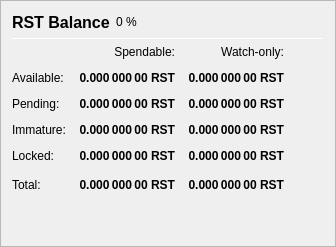
                   <widget class="QFrame" name="frame_Balances">
                    <property name="frameShape">
                     <enum>QFrame::StyledPanel</enum>
                    </property>
                    <property name="frameShadow">
                     <enum>QFrame::Raised</enum>
                    </property>
                    <layout class="QVBoxLayout" name="verticalLayout_4">
                     <item>
                      <layout class="QHBoxLayout" name="horizontalLayout_4">
                       <item>
                        <widget class="QLabel" name="label_5">
                         <property name="minimumSize">
                          <size>
                           <width>0</width>
                           <height>20</height>
                          </size>
                         </property>
                         <property name="font">
                          <font>
                           <pointsize>12</pointsize>
                           <weight>75</weight>
                           <bold>true</bold>
                          </font>
                         </property>
                         <property name="text">
                          <string>RST Balance</string>
                         </property>
                        </widget>
                       </item>
                       <item>
                        <widget class="QLabel" name="labelRSTPercent">
                         <property name="text">
                          <string notr="true">0 %</string>
                         </property>
                        </widget>
                       </item>
                       <item>
                        <spacer name="horizontalSpacer_3">
                         <property name="orientation">
                          <enum>Qt::Horizontal</enum>
                         </property>
                         <property name="sizeHint" stdset="0">
                          <size>
                           <width>40</width>
                           <height>20</height>
                          </size>
                         </property>
                        </spacer>
                       </item>
                      </layout>
                     </item>
                     <item>
                      <widget class="Line" name="line_Balance">
                       <property name="minimumSize">
                        <size>
                         <width>0</width>
                         <height>1</height>
                        </size>
                       </property>
                       <property name="maximumSize">
                        <size>
                         <width>16777215</width>
                         <height>1</height>
                        </size>
                       </property>
                       <property name="orientation">
                        <enum>Qt::Horizontal</enum>
                       </property>
                      </widget>
                     </item>
                     <item>
                      <layout class="QGridLayout" name="gridLayout">
                       <property name="spacing">
                        <number>12</number>
                       </property>
                       <item row="0" column="1">
                        <widget class="QLabel" name="labelSpendable">
                         <property name="text">
                          <string>Spendable:</string>
                         </property>
                         <property name="alignment">
                          <set>Qt::AlignRight|Qt::AlignTrailing|Qt::AlignVCenter</set>
                         </property>
                        </widget>
                       </item>
                       <item row="0" column="2">
                        <widget class="QLabel" name="labelWatchonly">
                         <property name="text">
                          <string>Watch-only:</string>
                         </property>
                         <property name="alignment">
                          <set>Qt::AlignRight|Qt::AlignTrailing|Qt::AlignVCenter</set>
                         </property>
                        </widget>
                       </item>
                       <item row="1" column="0">
                        <widget class="QLabel" name="labelBalanceText">
                         <property name="text">
                          <string>Available:</string>
                         </property>
                        </widget>
                       </item>
                       <item row="1" column="1">
                        <widget class="QLabel" name="labelBalance">
                         <property name="font">
                          <font>
                           <weight>75</weight>
                           <bold>true</bold>
                          </font>
                         </property>
                         <property name="cursor">
                          <cursorShape>IBeamCursor</cursorShape>
                         </property>
                         <property name="toolTip">
                          <string>Your current spendable balance</string>
                         </property>
                         <property name="text">
                          <string notr="true">0.000 000 00 RST</string>
                         </property>
                         <property name="alignment">
                          <set>Qt::AlignRight|Qt::AlignTrailing|Qt::AlignVCenter</set>
                         </property>
                         <property name="textInteractionFlags">
                          <set>Qt::LinksAccessibleByMouse|Qt::TextSelectableByKeyboard|Qt::TextSelectableByMouse</set>
                         </property>
                        </widget>
                       </item>
                       <item row="1" column="2">
                        <widget class="QLabel" name="labelWatchAvailable">
                         <property name="font">
                          <font>
                           <weight>75</weight>
                           <bold>true</bold>
                          </font>
                         </property>
                         <property name="cursor">
                          <cursorShape>IBeamCursor</cursorShape>
                         </property>
                         <property name="toolTip">
                          <string>Your current balance in watch-only addresses</string>
                         </property>
                         <property name="text">
                          <string notr="true">0.000 000 00 RST</string>
                         </property>
                         <property name="alignment">
                          <set>Qt::AlignRight|Qt::AlignTrailing|Qt::AlignVCenter</set>
                         </property>
                         <property name="textInteractionFlags">
                          <set>Qt::LinksAccessibleByMouse|Qt::TextSelectableByKeyboard|Qt::TextSelectableByMouse</set>
                         </property>
                        </widget>
                       </item>
                       <item row="2" column="0">
                        <widget class="QLabel" name="labelPendingText">
                         <property name="text">
                          <string>Pending:</string>
                         </property>
                        </widget>
                       </item>
                       <item row="2" column="1">
                        <widget class="QLabel" name="labelUnconfirmed">
                         <property name="font">
                          <font>
                           <weight>75</weight>
                           <bold>true</bold>
                          </font>
                         </property>
                         <property name="cursor">
                          <cursorShape>IBeamCursor</cursorShape>
                         </property>
                         <property name="toolTip">
                          <string>Total of transactions that have yet to be confirmed, and do not yet count toward the spendable balance</string>
                         </property>
                         <property name="text">
                          <string notr="true">0.000 000 00 RST</string>
                         </property>
                         <property name="alignment">
                          <set>Qt::AlignRight|Qt::AlignTrailing|Qt::AlignVCenter</set>
                         </property>
                         <property name="textInteractionFlags">
                          <set>Qt::LinksAccessibleByMouse|Qt::TextSelectableByKeyboard|Qt::TextSelectableByMouse</set>
                         </property>
                        </widget>
                       </item>
                       <item row="2" column="2">
                        <widget class="QLabel" name="labelWatchPending">
                         <property name="font">
                          <font>
                           <weight>75</weight>
                           <bold>true</bold>
                          </font>
                         </property>
                         <property name="cursor">
                          <cursorShape>IBeamCursor</cursorShape>
                         </property>
                         <property name="toolTip">
                          <string>Unconfirmed transactions to watch-only addresses</string>
                         </property>
                         <property name="text">
                          <string notr="true">0.000 000 00 RST</string>
                         </property>
                         <property name="alignment">
                          <set>Qt::AlignRight|Qt::AlignTrailing|Qt::AlignVCenter</set>
                         </property>
                         <property name="textInteractionFlags">
                          <set>Qt::LinksAccessibleByMouse|Qt::TextSelectableByKeyboard|Qt::TextSelectableByMouse</set>
                         </property>
                        </widget>
                       </item>
                       <item row="3" column="0">
                        <widget class="QLabel" name="labelImmatureText">
                         <property name="text">
                          <string>Immature:</string>
                         </property>
                        </widget>
                       </item>
                       <item row="3" column="1">
                        <widget class="QLabel" name="labelImmature">
                         <property name="font">
                          <font>
                           <weight>75</weight>
                           <bold>true</bold>
                          </font>
                         </property>
                         <property name="cursor">
                          <cursorShape>IBeamCursor</cursorShape>
                         </property>
                         <property name="toolTip">
                          <string>Staked or masternode rewards that has not yet matured</string>
                         </property>
                         <property name="text">
                          <string notr="true">0.000 000 00 RST</string>
                         </property>
                         <property name="alignment">
                          <set>Qt::AlignRight|Qt::AlignTrailing|Qt::AlignVCenter</set>
                         </property>
                         <property name="textInteractionFlags">
                          <set>Qt::LinksAccessibleByMouse|Qt::TextSelectableByKeyboard|Qt::TextSelectableByMouse</set>
                         </property>
                        </widget>
                       </item>
                       <item row="3" column="2">
                        <widget class="QLabel" name="labelWatchImmature">
                         <property name="font">
                          <font>
                           <weight>75</weight>
                           <bold>true</bold>
                          </font>
                         </property>
                         <property name="cursor">
                          <cursorShape>IBeamCursor</cursorShape>
                         </property>
                         <property name="toolTip">
                          <string>Staked or masternode rewards in watch-only addresses that has not yet matured</string>
                         </property>
                         <property name="text">
                          <string notr="true">0.000 000 00 RST</string>
                         </property>
                         <property name="alignment">
                          <set>Qt::AlignRight|Qt::AlignTrailing|Qt::AlignVCenter</set>
                         </property>
                         <property name="textInteractionFlags">
                          <set>Qt::LinksAccessibleByMouse|Qt::TextSelectableByKeyboard|Qt::TextSelectableByMouse</set>
                         </property>
                        </widget>
                       </item>
                       <item row="4" column="0">
                        <widget class="QLabel" name="labelLockedBalanceText">
                         <property name="toolTip">
                          <string>Locked RST or Masternode collaterals. These are excluded from zRST minting.</string>
                         </property>
                         <property name="text">
                          <string>Locked:</string>
                         </property>
                        </widget>
                       </item>
                       <item row="4" column="1">
                        <widget class="QLabel" name="labelLockedBalance">
                         <property name="font">
                          <font>
                           <weight>75</weight>
                           <bold>true</bold>
                          </font>
                         </property>
                         <property name="cursor">
                          <cursorShape>IBeamCursor</cursorShape>
                         </property>
                         <property name="toolTip">
                          <string>Locked RST or Masternode collaterals. These are excluded from zRST minting.</string>
                         </property>
                         <property name="text">
                          <string notr="true">0.000 000 00 RST</string>
                         </property>
                         <property name="alignment">
                          <set>Qt::AlignRight|Qt::AlignTrailing|Qt::AlignVCenter</set>
                         </property>
                         <property name="textInteractionFlags">
                          <set>Qt::LinksAccessibleByMouse|Qt::TextSelectableByKeyboard|Qt::TextSelectableByMouse</set>
                         </property>
                        </widget>
                       </item>
                       <item row="4" column="2">
                        <widget class="QLabel" name="labelWatchLocked">
                         <property name="font">
                          <font>
                           <weight>75</weight>
                           <bold>true</bold>
                          </font>
                         </property>
                         <property name="cursor">
                          <cursorShape>IBeamCursor</cursorShape>
                         </property>
                         <property name="toolTip">
                          <string>Current locked balance in watch-only addresses</string>
                         </property>
                         <property name="text">
                          <string notr="true">0.000 000 00 RST</string>
                         </property>
                         <property name="alignment">
                          <set>Qt::AlignRight|Qt::AlignTrailing|Qt::AlignVCenter</set>
                         </property>
                         <property name="textInteractionFlags">
                          <set>Qt::LinksAccessibleByMouse|Qt::TextSelectableByKeyboard|Qt::TextSelectableByMouse</set>
                         </property>
                        </widget>
                       </item>
                       <item row="5" column="0">
                        <widget class="QLabel" name="labelTotalText">
                         <property name="toolTip">
                          <string>Your current RSTR balance, unconfirmed and immature transactions included</string>
                         </property>
                         <property name="text">
                          <string>Total:</string>
                         </property>
                        </widget>
                       </item>
                       <item row="5" column="1">
                        <widget class="QLabel" name="labelTotal">
                         <property name="font">
                          <font>
                           <weight>75</weight>
                           <bold>true</bold>
                          </font>
                         </property>
                         <property name="cursor">
                          <cursorShape>IBeamCursor</cursorShape>
                         </property>
                         <property name="toolTip">
                          <string>Your current RSTR balance, unconfirmed and immature transactions included</string>
                         </property>
                         <property name="text">
                          <string notr="true">0.000 000 00 RST</string>
                         </property>
                         <property name="alignment">
                          <set>Qt::AlignRight|Qt::AlignTrailing|Qt::AlignVCenter</set>
                         </property>
                         <property name="textInteractionFlags">
                          <set>Qt::LinksAccessibleByMouse|Qt::TextSelectableByKeyboard|Qt::TextSelectableByMouse</set>
                         </property>
                        </widget>
                       </item>
                       <item row="5" column="2">
                        <widget class="QLabel" name="labelWatchTotal">
                         <property name="font">
                          <font>
                           <weight>75</weight>
                           <bold>true</bold>
                          </font>
                         </property>
                         <property name="cursor">
                          <cursorShape>IBeamCursor</cursorShape>
                         </property>
                         <property name="toolTip">
                          <string>Current total balance in watch-only addresses</string>
                         </property>
                         <property name="text">
                          <string notr="true">0.000 000 00 RST</string>
                         </property>
                         <property name="alignment">
                          <set>Qt::AlignRight|Qt::AlignTrailing|Qt::AlignVCenter</set>
                         </property>
                         <property name="textInteractionFlags">
                          <set>Qt::LinksAccessibleByMouse|Qt::TextSelectableByKeyboard|Qt::TextSelectableByMouse</set>
                         </property>
                        </widget>
                       </item>
                       <item row="5" column="3">
                        <spacer name="horizontalSpacer_9">
                         <property name="orientation">
                          <enum>Qt::Horizontal</enum>
                         </property>
                         <property name="sizeHint" stdset="0">
                          <size>
                           <width>40</width>
                           <height>20</height>
                          </size>
                         </property>
                        </spacer>
                       </item>
                      </layout>
                     </item>
                     <item>
                      <spacer name="verticalSpacer_3">
                       <property name="orientation">
                        <enum>Qt::Vertical</enum>
                       </property>
                       <property name="sizeHint" stdset="0">
                        <size>
                         <width>20</width>
                         <height>40</height>
                        </size>
                       </property>
                      </spacer>
                     </item>
                    </layout>
                   </widget>
